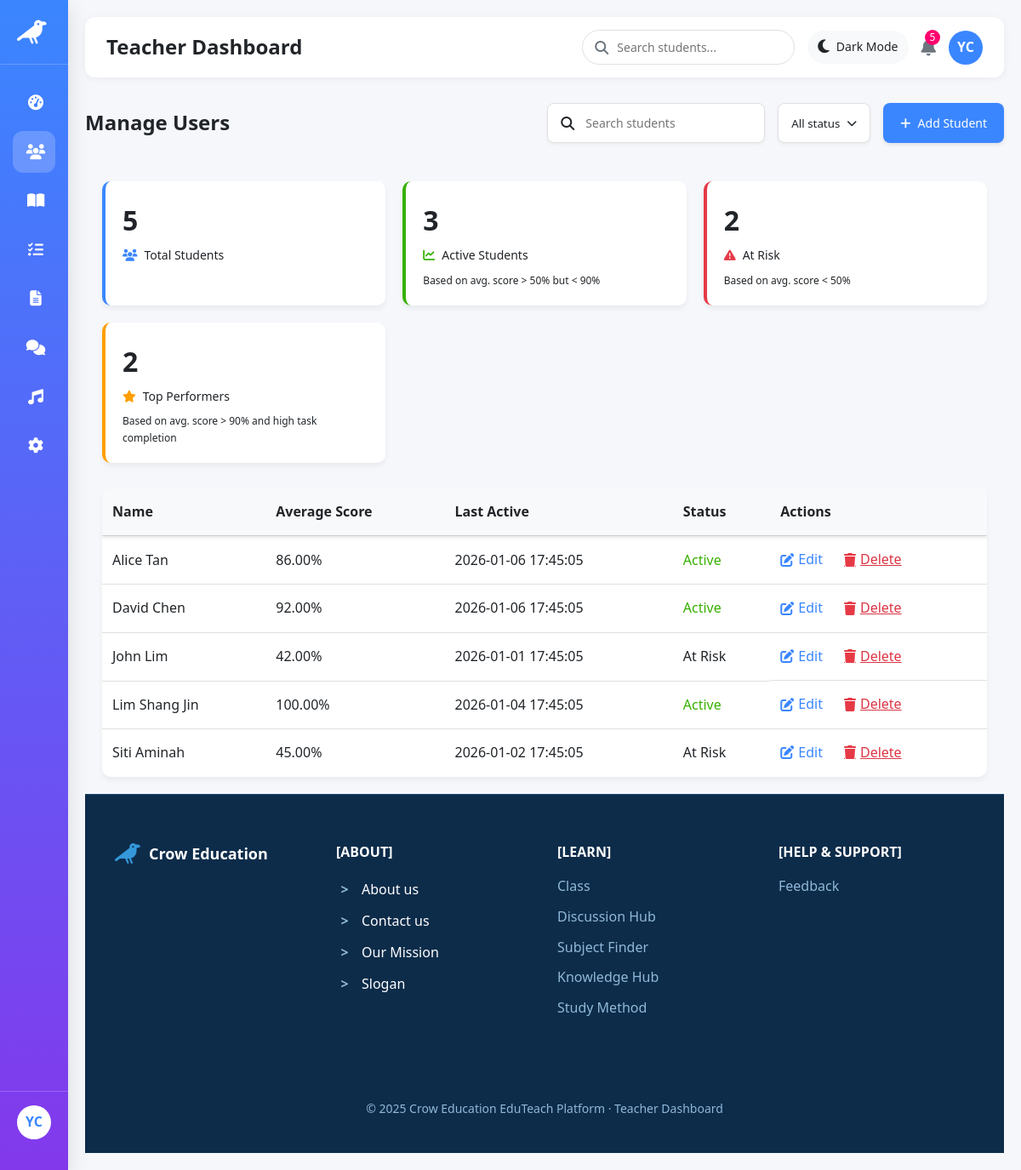
Screenshot of /admin/user.php with the database file from the repository.
### tables this page shows
CREATE TABLE student_profiles (
    student_profile_id INT AUTO_INCREMENT PRIMARY KEY,
    user_id INT NOT NULL,
    average_score DECIMAL(5,2) DEFAULT 0.00,
    last_active DATE,
    status ENUM('Active','At Risk') DEFAULT 'Active',
    total_assignments INT DEFAULT 0,
    completed_assignments INT DEFAULT 0,
    created_at TIMESTAMP DEFAULT CURRENT_TIMESTAMP,
    updated_at TIMESTAMP DEFAULT CURRENT_TIMESTAMP ON UPDATE CURRENT_TIMESTAMP,
    FOREIGN KEY (user_id) REFERENCES users(user_id) ON DELETE CASCADE,
    UNIQUE KEY unique_user (user_id)
);

CREATE TABLE users (
    user_id INT AUTO_INCREMENT PRIMARY KEY,
    username VARCHAR(100) UNIQUE NOT NULL,
    email VARCHAR(150) UNIQUE NOT NULL,
    password VARCHAR(255) NOT NULL,
    full_name VARCHAR(150) NOT NULL,
    age INT NULL,
    role ENUM('user','admin','teacher','student') DEFAULT 'user',
    status ENUM('active','inactive','suspended') DEFAULT 'active',
    last_active DATETIME NULL,
    created_at TIMESTAMP DEFAULT CURRENT_TIMESTAMP,
    updated_at TIMESTAMP DEFAULT CURRENT_TIMESTAMP ON UPDATE CURRENT_TIMESTAMP
);

### admin/user.php (the view, shortened to what this page needs)
<?php
include('db_connect.php');
$students = [];
$student_stats = [
    'total' => 0,
    'active' => 0,
    'at_risk' => 0,
    'top_performers' => 0
];
$sql = "SELECT u.user_id, u.full_name, u.email, u.last_active,
               sp.average_score, sp.status as student_status
        FROM users u
        JOIN student_profiles sp ON u.user_id = sp.user_id
        WHERE u.role = 'student'
        ORDER BY u.full_name";
$result = $conn->query($sql);
if ($result->num_rows > 0) {
    while($row = $result->fetch_assoc()) {
        $students[] = $row;
        $student_stats['total']++;
        if ($row['student_status'] == 'Active') {
            $student_stats['active']++;
            if ($row['average_score'] >= 90) {
                $student_stats['top_performers']++;
            }
        } else if ($row['student_status'] == 'At Risk') {
            $student_stats['at_risk']++;
        }
    }
}
$filtered_students = $students;
?>
<!DOCTYPE html>
<html lang="en">
<head>
    <link rel="stylesheet" href="https://cdnjs.cloudflare.com/ajax/libs/font-awesome/6.5.1/css/all.min.css"
 />
    <link rel="stylesheet" href="https://cdnjs.cloudflare.com/ajax/libs/animate.css/4.1.1/animate.min.css">
    <link rel="stylesheet" href="../admin_php/CSS/user.css">
</head>
<body>
    <div class="container">
        <div class="sidebar">
            <div class="logo">
                <i class="fas fa-crow"></i>
            </div>
            <ul class="menu">
                <li class="menu-item">
                    <a href="dashboard.php" class="menu-link" data-page="dashboard">
                        <i class="fas fa-tachometer-alt"></i>
                    </a>
                </li>
                <li class="menu-item active">
                    <a href="user.php" class="menu-link" data-page="classes">
                        <i class="fas fa-users"></i>
                    </a>
                </li>
                <li class="menu-item">
                    <a href="lessons.php" class="menu-link" data-page="lessons">
                        <i class="fas fa-book-open"></i>
                    </a>
                </li>
                <li class="menu-item">
                    <a href="homework.php" class="menu-link" data-page="homework">
                        <i class="fas fa-tasks"></i>
                    </a>
                </li>
                <li class="menu-item">
                    <a href="assessments.php" class="menu-link" data-page="assessment">
                        <i class="fas fa-file-alt"></i>
                    </a>
                </li>
                <li class="menu-item">
                    <a href="messages.php" class="menu-link" data-page="messages">
                        <i class="fas fa-comments"></i>
                    </a>
                </li>
                <li class="menu-item">
                    <a href="music.php" class="menu-link" data-page="music">
                        <i class="fas fa-music"></i>
                    </a>
                </li>
                <li class="menu-item">
                    <a href="settings.php" class="menu-link" data-page="settings">
                        <i class="fas fa-cog"></i>
                    </a>
                </li>
            </ul>
            <div class="teacher-profile">
                <div class="teacher-avatar">YC</div>
            </div>
        </div>
        <div class="main-content">
            <div class="header">
                <h2 id="pageTitle">Teacher Dashboard</h2>
                <div class="header-actions">
                    <div class="search-box">
                        <i class="fas fa-search"></i>
                        <input type="text" id="globalSearch" placeholder="Search students...">
                    </div>
                    <div class="user-info">
                        <div class="dark-mode-toggle" id="darkModeToggle">
                            <i class="fas fa-moon toggle-icon"></i>
                            <span class="toggle-text">Dark Mode</span>
                        </div>
                        <div class="notification-icon" id="notificationIcon">
                            <i class="fas fa-bell"></i>
                            <span class="notification-count">5</span>
                        </div>
                        <div class="user-avatar" id="userAvatar">YC</div>
                    </div>
                </div>
            </div>
            <div class="class-container active" id="classesContent">
                <header class="page-header">
                    <h1>Manage Users</h1>
                    <div class="header-right">
                        <div class="search-filter-container">
                            <div class="class-search-box">
                                <i class="fa-solid fa-magnifying-glass"></i>
                                <input type="text" placeholder="Search students" id="studentSearch">
                            </div>
                            <div class="filter-dropdown">
                                <select id="status-filter">
                                    <option>All status</option>
                                </select>
                                <i class="fa-solid fa-chevron-down"></i>
                            </div>
                        </div>
                        <button class="add-student-btn" id="addStudentBtn">
                            <i class="fa-solid fa-plus"></i>
                            Add Student
                        </button>
                    </div>
                </header>
                <main class="main-content">
                    <div class="stats-container">
                        <div class="stat-card stat-card--total">
                            <div class="stat-value" id="totalStudents"><?php echo $student_stats['total']; ?></div>
                            <div class="stat-label">
                                <i class="fa-solid fa-users"></i>
                                Total Students
                            </div>
                        </div>
                        <div class="stat-card stat-card--active">
                            <div class="stat-value" id="activeStudents"><?php echo $student_stats['active']; ?></div>
                            <div class="stat-label">
                                <i class="fa-solid fa-chart-line"></i>
                                Active Students
                            </div>
                            <div class="stat-detail">Based on avg. score &gt; 50% but &lt; 90%</div>
                        </div>
                        <div class="stat-card stat-card--risk">
                            <div class="stat-value" id="riskStudents"><?php echo $student_stats['at_risk']; ?></div>
                            <div class="stat-label">
                                <i class="fa-solid fa-triangle-exclamation"></i>
                                At Risk
                            </div>
                            <div class="stat-detail">Based on avg. score &lt; 50%</div>
                        </div>
                        <div class="stat-card stat-card--top">
                            <div class="stat-value" id="topStudents"><?php echo $student_stats['top_performers']; ?></div>
                            <div class="stat-label">
                                <i class="fa-solid fa-star"></i>
                                Top Performers
                            </div>
                            <div class="stat-detail">Based on avg. score &gt; 90% and high task completion</div>
                        </div>
                    </div>
                    <div class="table-container">
                        <table>
                            <thead>
                                <tr>
                                    <th scope="col">Name</th>
                                    <th scope="col">Average Score</th>
                                    <th scope="col">Last Active</th>
                                    <th scope="col">Status</th>
                                    <th scope="col">Actions</th>
                                </tr>
                            </thead>
                            <tbody id="studentsTableBody">
                                <?php foreach($filtered_students as $student): ?>
                                <tr>
                                    <td><?php echo htmlspecialchars($student['full_name']); ?></td>
                                    <td><?php echo htmlspecialchars($student['average_score']); ?>%</td>
                                    <td><?php echo htmlspecialchars($student['last_active']); ?></td>
                                    <td class="status-<?php echo strtolower(str_replace(' ', '-', $student['student_status'])); ?>">
                                        <?php echo htmlspecialchars($student['student_status']); ?>
                                    </td>
                                    <td class="actions">
                                        <a href="#" class="action-link edit-btn"
                                           data-student-id="<?php echo $student['user_id']; ?>"
                                           data-student-name="<?php echo htmlspecialchars($student['full_name']); ?>"
                                           data-student-score="<?php echo htmlspecialchars($student['average_score']); ?>"
                                           data-student-last-active="<?php echo htmlspecialchars($student['last_active']); ?>"
                                           data-student-status="<?php echo htmlspecialchars($student['student_status']); ?>">
                                            <i class="fa-solid fa-pen-to-square"></i> Edit
                                        </a>
                                        <a href="#" class="action-link delete-btn"
                                           data-student-id="<?php echo $student['user_id']; ?>"
                                           data-student-name="<?php echo htmlspecialchars($student['full_name']); ?>">
                                            <i class="fa-solid fa-trash"></i> Delete
                                        </a>
                                    </td>
                                </tr>
                                <?php endforeach; ?>
                            </tbody>
                        </table>
                    </div>
                </main>
            </div>
            <footer class="site-footer">
                <div class="footer-container">
                    <div class="footer-column">
                        <div class="footer-logo">
                            <i class="fas fa-crow"></i>
                            <span>Crow Education</span>
                        </div>
                    </div>
                    <div class="footer-column">
                        <h4>[ABOUT]</h4>
                        <ul class="toggle-list">
                            <li>
                                <button class="footer-toggle" type="button" aria-expanded="false" aria-controls="panel-about-us">
                                    About us
                                </button>
                            </li>
                            <li>
                                <button class="footer-toggle" type="button" aria-expanded="false" aria-controls="panel-contact">
                                    Contact us
                                </button>
                            </li>
                            <li>
                                <button class="footer-toggle" type="button" aria-expanded="false" aria-controls="panel-mission">
                                    Our Mission
                                </button>
                            </li>
                            <li>
                                <button class="footer-toggle" type="button" aria-expanded="false" aria-controls="panel-slogan">
                                    Slogan
                                </button>
                            </li>
                        </ul>
                    </div>
                    <div class="footer-column">
                        <h4>[LEARN]</h4>
                        <ul class="normal-list">
                            <li><a href="#" class="footer-link" id="classLink">Class</a></li>
                            <li><a href="#" class="footer-link" id="discussionHubLink">Discussion Hub</a></li>
                            <li><a href="#" class="footer-link" id="subjectFinderLink">Subject Finder</a></li>
                            <li><a href="#" class="footer-link" id="knowledgeHubLink">Knowledge Hub</a></li>
                            <li><a href="#" class="footer-link" id="studyMethodLink">Study Method</a></li>
                        </ul>
                    </div>
                    <div class="footer-column">
                        <h4>[HELP & SUPPORT]</h4>
                        <ul class="normal-list">
                            <li><a href="#" class="footer-link" id="feedbackLink">Feedback</a></li>
                        </ul>
                    </div>
                </div>
                <p class="last">© 2025 Crow Education EduTeach Platform · Teacher Dashboard</p>
            </footer>
        </div>
    </div>
</body>
</html>

### admin/user.php (style rules this page uses)
.delete-btn { background: none; border: none; color: #dc3545; cursor: pointer; text-decoration: underline; font: inherit; padding: 0; }
.class-container.active, .dashboard-content.active, .homework-content.active, .assessment-content.active, .calendar-content.active, .messages-content.active, .music-content.active, .settings-content.active { display: block; }

### rows the page displays
student_profiles: user.full_name "Alice Tan", average_score "86.00", user.last_active "2026-01-06 17:45:05", status "Active"
student_profiles: user.full_name "David Chen", average_score "92.00", user.last_active "2026-01-06 17:45:05", status "Active"
student_profiles: user.full_name "John Lim", average_score "42.00", user.last_active "2026-01-01 17:45:05", status "At Risk"
student_profiles: user.full_name "Lim Shang Jin", average_score "100.00", user.last_active "2026-01-04 17:45:05", status "Active"
student_profiles: user.full_name "Siti Aminah", average_score "45.00", user.last_active "2026-01-02 17:45:05", status "At Risk"

### other values shown
$student_stats['total'] "5"
$student_stats['active'] "3"
$student_stats['at_risk'] "2"
$student_stats['top_performers'] "2"
